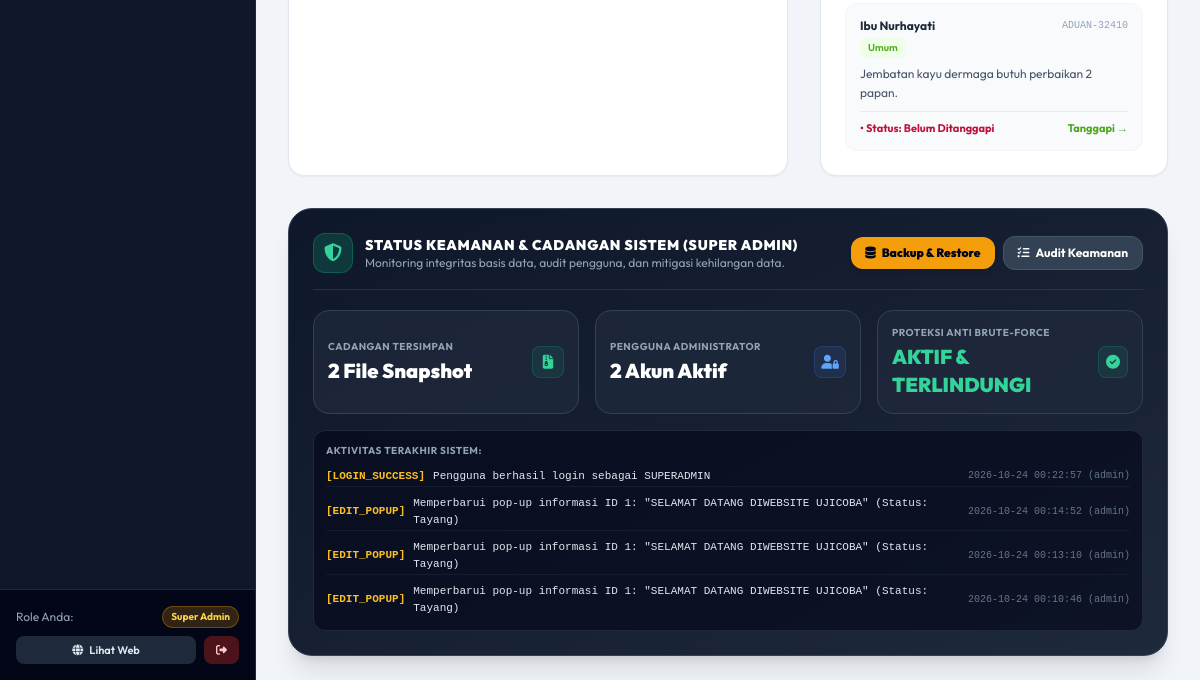
Page /admin (signed in, lower part) on the earlier database version.
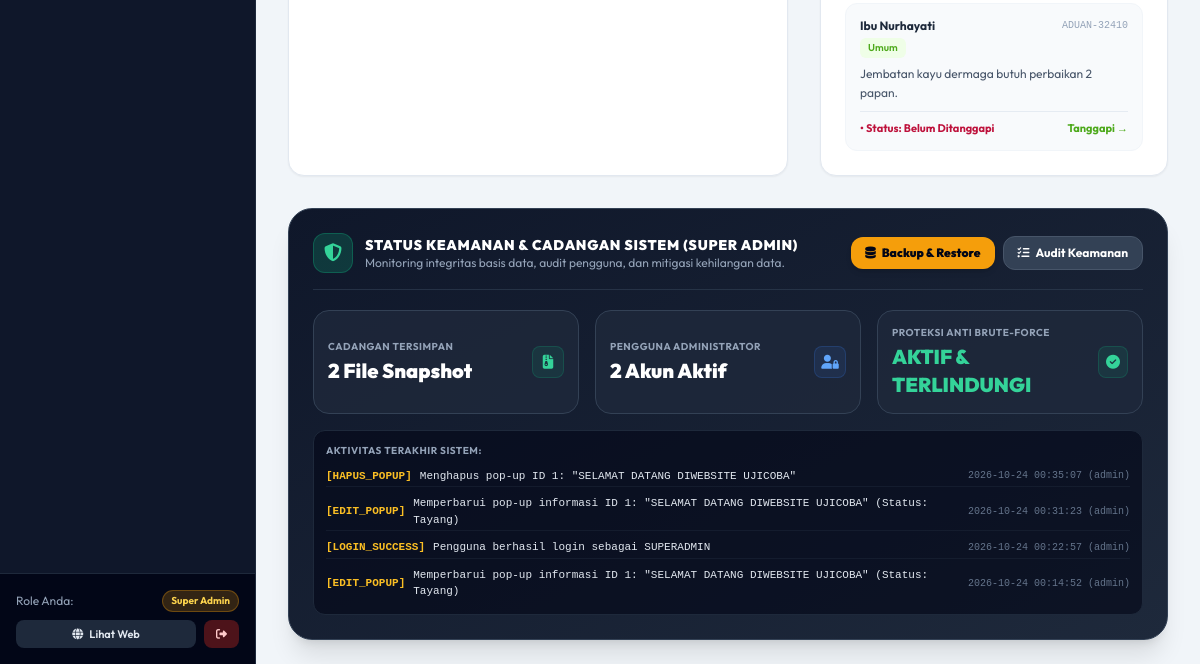
Same page on the later database version.
### tables this page shows
CREATE TABLE pengaduan (
        id INTEGER PRIMARY KEY AUTOINCREMENT,
        no_tiket TEXT UNIQUE NOT NULL,
        nama TEXT NOT NULL,
        kontak TEXT NOT NULL,
        kategori TEXT NOT NULL,
        pesan TEXT NOT NULL,
        status TEXT DEFAULT 'Menunggu',
        tanggapan_admin TEXT,
        created_at TIMESTAMP DEFAULT CURRENT_TIMESTAMP
    , lampiran TEXT, uraian_tindak_lanjut TEXT);

CREATE TABLE activity_logs (
        id INTEGER PRIMARY KEY AUTOINCREMENT,
        user_id INTEGER,
        username TEXT,
        action TEXT NOT NULL,
        details TEXT,
        ip_address TEXT,
        user_agent TEXT,
        created_at TIMESTAMP DEFAULT CURRENT_TIMESTAMP
    );

### app.py (the view)
@app.route('/admin')
@login_required
def admin_dashboard():
    conn = get_db()
    cursor = conn.cursor()
    cursor.execute("SELECT COUNT(*) FROM layanan_surat")
    total_surat = cursor.fetchone()[0] or 0
    cursor.execute("SELECT COUNT(*) FROM layanan_surat WHERE status = 'Menunggu'")
    surat_pending = cursor.fetchone()[0] or 0
    cursor.execute("SELECT COUNT(*) FROM layanan_surat WHERE status = 'Diproses'")
    surat_proses = cursor.fetchone()[0] or 0
    cursor.execute("SELECT COUNT(*) FROM layanan_surat WHERE status = 'Selesai'")
    surat_selesai = cursor.fetchone()[0] or 0
    cursor.execute("SELECT COUNT(*) FROM pengaduan")
    total_aduan = cursor.fetchone()[0] or 0
    cursor.execute("SELECT COUNT(*) FROM pengaduan WHERE status = 'Belum Ditanggapi' OR status = 'Menunggu'")
    aduan_pending = cursor.fetchone()[0] or 0
    cursor.execute("SELECT COUNT(*) FROM pengaduan WHERE status = 'Perlu Perlakuan Khusus'")
    aduan_khusus = cursor.fetchone()[0] or 0
    cursor.execute("SELECT COUNT(*) FROM pengaduan WHERE status = 'Sudah Diselesaikan' OR status = 'Selesai'")
    aduan_selesai = cursor.fetchone()[0] or 0
    cursor.execute("SELECT COUNT(*) FROM berita")
    total_berita = cursor.fetchone()[0] or 0
    cursor.execute("SELECT COUNT(*) FROM umkm")
    total_umkm = cursor.fetchone()[0] or 0
    cursor.execute("SELECT COUNT(*) FROM wisata")
    total_wisata = cursor.fetchone()[0] or 0
    cursor.execute("SELECT COUNT(*) FROM buku_publikasi")
    total_publikasi = cursor.fetchone()[0] or 0
    cursor.execute("SELECT COUNT(*) FROM perangkat_desa")
    total_perangkat = cursor.fetchone()[0] or 0
    cursor.execute("SELECT * FROM statistik WHERE total_penduduk > 0 ORDER BY tahun DESC LIMIT 1")
    stat_row = cursor.fetchone()
    if not stat_row:
        cursor.execute("SELECT * FROM statistik ORDER BY tahun DESC LIMIT 1")
        stat_row = cursor.fetchone()
    stat_penduduk = dict(stat_row or {})
    cursor.execute("SELECT COUNT(*) FROM statistik_sls WHERE tahun = ?", (stat_penduduk.get('tahun', 2026),))
    total_sls = cursor.fetchone()[0] or 26
    tahun_stat = stat_penduduk.get('tahun', 2026)
    cursor.execute("SELECT SUM(anak_stunting), SUM(jumlah_anak_balita) FROM statistik_stunting WHERE tahun = ?", (tahun_stat,))
    stunt_res = cursor.fetchone()
    total_stunting = (stunt_res[0] if stunt_res and stunt_res[0] is not None else 0)
    total_balita = (stunt_res[1] if stunt_res and stunt_res[1] is not None else 0)
    cursor.execute("SELECT SUM(anak_gizi_buruk) FROM statistik_gizi_buruk WHERE tahun = ?", (tahun_stat,))
    gizi_res = cursor.fetchone()
    total_gizi_buruk = (gizi_res[0] if gizi_res and gizi_res[0] is not None else 0)
    cursor.execute("SELECT SUM(anak_yatim), SUM(anak_piatu), SUM(yatim_piatu) FROM statistik_anak WHERE tahun = ?", (tahun_stat,))
    anak_res = cursor.fetchone()
    anak_yatim = (anak_res[0] if anak_res and anak_res[0] is not None else 0)
    anak_piatu = (anak_res[1] if anak_res and anak_res[1] is not None else 0)
    anak_yp = (anak_res[2] if anak_res and anak_res[2] is not None else 0)
    total_yatim_semua = anak_yatim + anak_piatu + anak_yp
    cursor.execute("SELECT * FROM apbdes WHERE id = 1")
    apbdes_row = cursor.fetchone()
    apbdes_data = dict(apbdes_row or {})
    cursor.execute("SELECT * FROM layanan_surat ORDER BY id DESC LIMIT 5")
    recent_surat = [dict(row) for row in cursor.fetchall()]
    cursor.execute("SELECT * FROM pengaduan ORDER BY id DESC LIMIT 5")
    recent_aduan = [dict(row) for row in cursor.fetchall()]
    cursor.execute("SELECT * FROM activity_logs ORDER BY id DESC LIMIT 4")
    recent_logs = [dict(r) for r in cursor.fetchall()]
    cursor.execute("SELECT COUNT(*) FROM users")
    total_users = cursor.fetchone()[0] or 0
    conn.close()
    backup_dir = os.path.join(os.path.dirname(__file__), 'backups')
    total_backups = len([f for f in os.listdir(backup_dir) if os.path.isfile(os.path.join(backup_dir, f))]) if os.path.exists(backup_dir) else 0
    metrics = {
        'total_surat': total_surat,
        'surat_pending': surat_pending,
        'surat_proses': surat_proses,
        'surat_selesai': surat_selesai,
        'total_aduan': total_aduan,
        'aduan_pending': aduan_pending,
        'aduan_khusus': aduan_khusus,
        'aduan_selesai': aduan_selesai,
        'total_berita': total_berita,
        'total_umkm': total_umkm,
        'total_wisata': total_wisata,
        'total_publikasi': total_publikasi,
        'total_perangkat': total_perangkat,
        'stat_penduduk': stat_penduduk,
        'total_sls': total_sls,
        'total_stunting': total_stunting,
        'total_balita': total_balita,
        'total_gizi_buruk': total_gizi_buruk,
        'total_yatim_semua': total_yatim_semua,
        'anak_yatim': anak_yatim,
        'anak_piatu': anak_piatu,
        'anak_yp': anak_yp,
        'apbdes_data': apbdes_data,
        'total_users': total_users,
        'total_backups': total_backups
    }
    return render_template(
        'admin/dashboard.html',
        metrics=metrics,
        recent_surat=recent_surat,
        recent_aduan=recent_aduan,
        recent_logs=recent_logs
    )

### app.py (called while the page is built)
@app.before_request
def track_visitor_hit():
    if request.method == 'GET' and not (
        request.path.startswith('/static') or
        request.path.startswith('/admin') or
        request.path.startswith('/api')
    ):
        try:
            record_visitor_hit()
        except Exception:
            pass

def login_required(f):
    @wraps(f)
    def decorated_function(*args, **kwargs):
        if 'user_id' not in session:
            flash('Silakan login terlebih dahulu untuk mengakses panel admin.', 'warning')
            return redirect(url_for('admin_login'))
        return f(*args, **kwargs)
    return decorated_function

### database.py (called while the page is built)
def get_db():
    conn = sqlite3.connect(DB_PATH)
    conn.row_factory = sqlite3.Row
    return conn

### security_engine.py (called while the page is built, shortened)
def get_client_ip():
    forwarded = request.headers.get('X-Forwarded-For')
    if forwarded:
        return forwarded.split(',')[0].strip()
    return request.headers.get('X-Real-IP', request.remote_addr or '127.0.0.1')

    def _cleanup(self, now):
        if now - self._last_cleanup < 60:
            return

    def is_allowed(self, key: str, max_requests: int, window_seconds: int) -> tuple[bool, int]:
        now = time.time()
        with self._lock:
            self._cleanup(now)
            timestamps = self._requests.get(key, [])
            cutoff = now - window_seconds
            valid_timestamps = [ts for ts in timestamps if ts > cutoff]
            current_count = len(valid_timestamps)
            if current_count >= max_requests:
                self._requests[key] = valid_timestamps
                return False, 0
            valid_timestamps.append(now)
            self._requests[key] = valid_timestamps
            remaining = max_requests - len(valid_timestamps)
            return True, remaining

### templates/admin/dashboard.html (shortened to what this page needs)
{% extends "base_admin.html" %}
{% block content %}
<div class="space-y-8">
          {% set selisih = (metrics.apbdes_data.pendapatan_total or 0) - (metrics.apbdes_data.belanja_total or 0) %}
  <div class="grid grid-cols-1 lg:grid-cols-12 gap-8">
    <div class="lg:col-span-7 bg-white rounded-2xl border border-slate-200 p-6 shadow-sm">
    </div>
    <div class="lg:col-span-5 bg-white rounded-2xl border border-slate-200 p-6 shadow-sm">
      <div class="space-y-3">
        {% for a in recent_aduan %}
        <div class="p-3.5 rounded-xl bg-slate-50 border border-slate-100 text-xs hover:border-purple-200 transition">
          <div class="flex items-center justify-between mb-1">
            <span class="font-bold text-slate-800">{{ a.nama }}</span>
            <span class="text-[10px] font-mono text-slate-400">{{ a.no_tiket }}</span>
          </div>
          <span class="inline-block text-[10px] font-semibold text-brand-700 bg-brand-50 px-2 py-0.5 rounded-md mb-1.5">{{ a.kategori }}</span>
          <p class="text-slate-600 line-clamp-2 leading-relaxed">{{ a.pesan }}</p>
          <div class="mt-2 pt-2 border-t border-slate-200/80 flex items-center justify-between text-[11px]">
            <span class="font-bold {% if a.status == 'Sudah Diselesaikan' or a.status == 'Selesai' %}text-emerald-700{% elif a.status == 'Perlu Perlakuan Khusus' %}text-amber-700{% else %}text-rose-700{% endif %}">
              • Status: {{ a.status }}
            </span>
            <a href="{{ url_for('admin_pengaduan') }}" class="text-brand-700 font-bold hover:underline">Tanggapi &rarr;</a>
          </div>
        </div>
        {% else %}
        <p class="text-xs text-slate-400 text-center py-8">Belum ada aspirasi atau pengaduan warga.</p>
        {% endfor %}
      </div>
    </div>
  </div>
  {% if session.get('role') == 'superadmin' %}
  <div class="bg-gradient-to-br from-slate-900 to-slate-800 rounded-3xl p-6 text-white shadow-xl border border-slate-700">
    <div class="flex flex-col sm:flex-row sm:items-center justify-between gap-4 pb-4 border-b border-slate-700/60 mb-5">
      <div class="flex items-center gap-3">
        <span class="w-10 h-10 rounded-xl bg-emerald-500/20 text-emerald-400 flex items-center justify-center text-lg border border-emerald-500/30">
          <i class="fa-solid fa-shield-halved"></i>
        </span>
        <div>
          <h3 class="text-sm font-black text-white uppercase tracking-wider">Status Keamanan & Cadangan Sistem (Super Admin)</h3>
          <p class="text-xs text-slate-400">Monitoring integritas basis data, audit pengguna, dan mitigasi kehilangan data.</p>
        </div>
      </div>
      <div class="flex items-center gap-2">
        <a href="{{ url_for('admin_backup') }}" class="px-3.5 py-2 rounded-xl bg-amber-500 hover:bg-amber-600 text-slate-950 font-black text-xs transition flex items-center gap-1.5 shadow-md">
          <i class="fa-solid fa-database"></i> Backup & Restore
        </a>
        <a href="{{ url_for('admin_keamanan') }}" class="px-3.5 py-2 rounded-xl bg-slate-700 hover:bg-slate-600 text-white font-bold text-xs transition flex items-center gap-1.5 border border-slate-600">
          <i class="fa-solid fa-list-check"></i> Audit Keamanan
        </a>
      </div>
    </div>
    <div class="grid grid-cols-1 md:grid-cols-3 gap-4 mb-4 text-xs">
      <div class="p-3.5 rounded-2xl bg-slate-800/80 border border-slate-700 flex items-center justify-between">
        <div>
          <span class="text-slate-400 text-[10px] uppercase font-bold tracking-wider block">Cadangan Tersimpan</span>
          <span class="text-xl font-black text-white block mt-0.5">{{ metrics.total_backups }} File Snapshot</span>
        </div>
        <span class="w-8 h-8 rounded-lg bg-emerald-500/10 text-emerald-400 flex items-center justify-center text-sm border border-emerald-500/20">
          <i class="fa-solid fa-file-zipper"></i>
        </span>
      </div>
      <div class="p-3.5 rounded-2xl bg-slate-800/80 border border-slate-700 flex items-center justify-between">
        <div>
          <span class="text-slate-400 text-[10px] uppercase font-bold tracking-wider block">Pengguna Administrator</span>
          <span class="text-xl font-black text-white block mt-0.5">{{ metrics.total_users }} Akun Aktif</span>
        </div>
        <span class="w-8 h-8 rounded-lg bg-blue-500/10 text-blue-400 flex items-center justify-center text-sm border border-blue-500/20">
          <i class="fa-solid fa-user-lock"></i>
        </span>
      </div>
      <div class="p-3.5 rounded-2xl bg-slate-800/80 border border-slate-700 flex items-center justify-between">
        <div>
          <span class="text-slate-400 text-[10px] uppercase font-bold tracking-wider block">Proteksi Anti Brute-Force</span>
          <span class="text-xl font-black text-emerald-400 block mt-0.5">AKTIF & TERLINDUNGI</span>
        </div>
        <span class="w-8 h-8 rounded-lg bg-emerald-500/10 text-emerald-400 flex items-center justify-center text-sm border border-emerald-500/20">
          <i class="fa-solid fa-circle-check"></i>
        </span>
      </div>
    </div>
    {% if recent_logs %}
    <div class="rounded-xl bg-slate-950/60 p-3 border border-slate-800">
      <span class="text-[10px] uppercase tracking-wider font-bold text-slate-400 block mb-2">Aktivitas Terakhir Sistem:</span>
      <div class="space-y-1.5 text-[11px] font-mono">
        {% for log in recent_logs %}
        <div class="flex items-center justify-between text-slate-300 py-0.5 border-b border-slate-800/50 last:border-none">
          <span class="flex items-center gap-2">
            <span class="text-amber-400 font-bold">[{{ log.action }}]</span>
            <span class="text-slate-200">{{ log.details or '-' }}</span>
          </span>
          <span class="text-slate-500 text-[10px] whitespace-nowrap">{{ log.created_at }} ({{ log.username }})</span>
        </div>
        {% endfor %}
      </div>
    </div>
    {% endif %}
  </div>
  {% endif %}
</div>
{% endblock %}

### templates/base_admin.html (shortened to what this page needs)
<!DOCTYPE html>
<html lang="id">
<head>
  <link rel="stylesheet" href="https://cdnjs.cloudflare.com/ajax/libs/font-awesome/6.5.1/css/all.min.css" />
  <script src="https://cdn.tailwindcss.com"></script>
</head>
<body class="bg-slate-100 text-slate-800 antialiased flex h-screen overflow-hidden">
  <aside class="w-64 bg-slate-900 text-slate-300 flex flex-col flex-shrink-0 border-r border-slate-800 transition-all duration-300">
    <nav class="flex-1 overflow-y-auto px-4 py-5 space-y-1 text-xs font-semibold">
    </nav>
    <div class="p-4 bg-slate-950 border-t border-slate-800 text-xs">
      <div class="flex items-center justify-between mb-2">
        <span class="text-slate-400">Role Anda:</span>
        {% if session.get('role') == 'superadmin' %}
          <span class="px-2 py-0.5 rounded-full bg-amber-500/20 text-amber-300 font-bold text-[10px] border border-amber-500/30">Super Admin</span>
        {% else %}
          <span class="px-2 py-0.5 rounded-full bg-blue-500/20 text-blue-300 font-bold text-[10px] border border-blue-500/30">Admin Operator</span>
        {% endif %}
      </div>
      <div class="flex items-center gap-2">
        <a href="{{ url_for('index') }}" target="_blank" class="flex-1 text-center py-1.5 rounded-lg bg-slate-800 hover:bg-slate-700 text-slate-200 font-semibold text-[11px] transition">
          <i class="fa-solid fa-globe mr-1"></i> Lihat Web
        </a>
        <a href="{{ url_for('admin_logout') }}" class="px-3 py-1.5 rounded-lg bg-red-900/60 hover:bg-red-800 text-red-200 font-semibold text-[11px] transition" title="Logout">
          <i class="fa-solid fa-right-from-bracket"></i>
        </a>
      </div>
    </div>
  </aside>
  <div class="flex-1 flex flex-col h-screen overflow-hidden">
    <main class="flex-1 overflow-y-auto px-8 py-6">
      {% block content %}{% endblock %}
    </main>
  </div>
</body>
</html>

### templates/base_admin.html (style rules this page uses)
body { font-family: 'Outfit', sans-serif; }

Differences in the rows shown:
no longer on this page (row unchanged): activity_logs: action "EDIT_POPUP", details "Memperbarui pop-up informasi ID 1: \"SELAMAT DATANG DIWEBSITE UJICOBA\" (Status: Tayang)", created_at "2026-10-24 00:13:10", username "admin"
no longer on this page (row unchanged): activity_logs: action "EDIT_POPUP", details "Memperbarui pop-up informasi ID 1: \"SELAMAT DATANG DIWEBSITE UJICOBA\" (Status: Tayang)", created_at "2026-10-24 00:10:46", username "admin"
added activity_logs: action "HAPUS_POPUP", details "Menghapus pop-up ID 1: \"SELAMAT DATANG DIWEBSITE UJICOBA\"", created_at "2026-10-24 00:35:07", username "admin"
added activity_logs: action "EDIT_POPUP", details "Memperbarui pop-up informasi ID 1: \"SELAMAT DATANG DIWEBSITE UJICOBA\" (Status: Tayang)", created_at "2026-10-24 00:31:23", username "admin"
